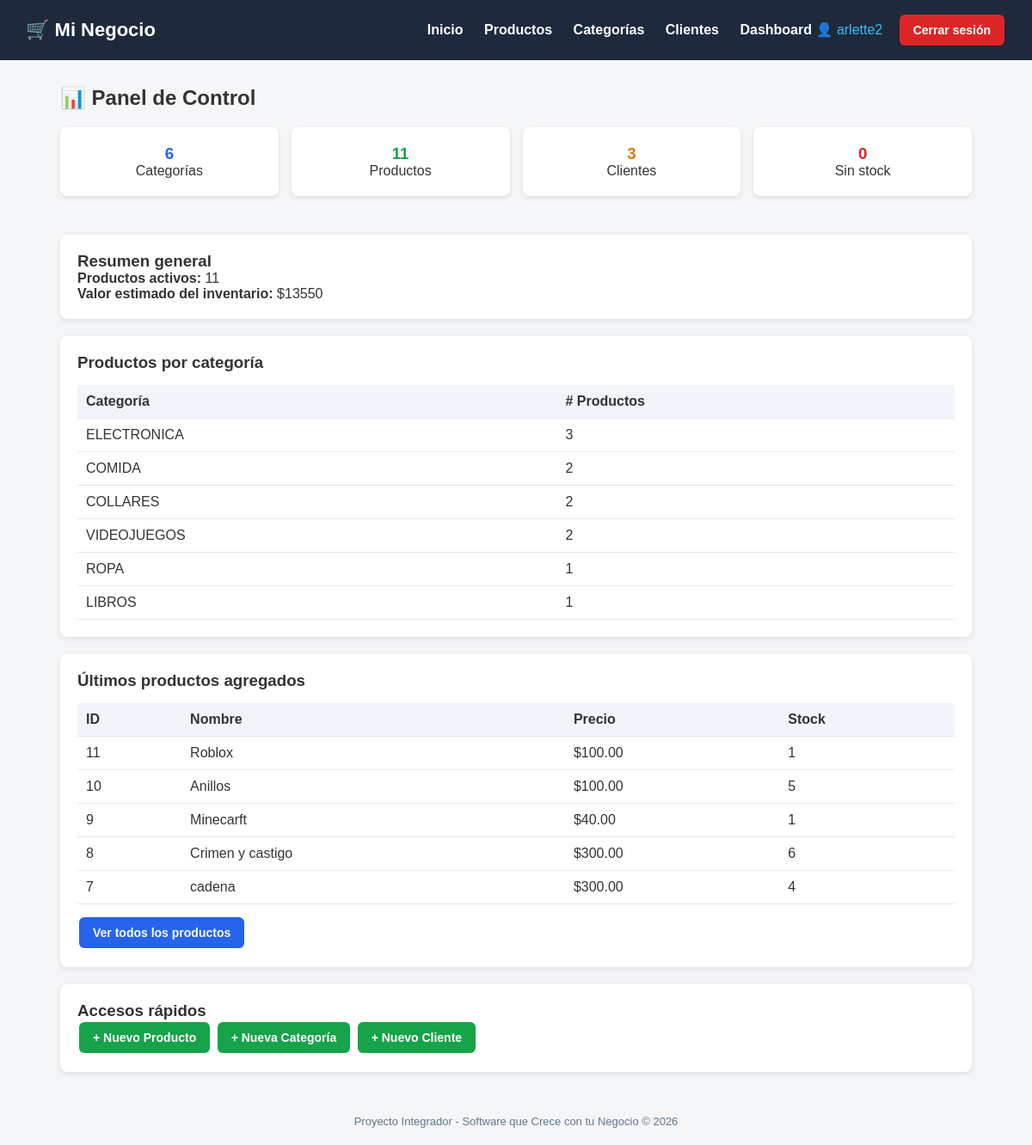
The page /dashboard/ (signed in) on the database its author committed.
### tienda/models.py (models this page shows, shortened)
class Categoria(models.Model):
    nombre = models.CharField(max_length=100)
    descripcion = models.TextField(blank=True, null=True)
    class Meta:
        verbose_name = "Categoria"
        verbose_name_plural = "Categorías"

class Producto(models.Model):
    nombre = models.CharField(max_length=200)
    descripcion = models.TextField(blank=True, null=True)
    precio = models.DecimalField(max_digits=10, decimal_places=2)
    stock = models.IntegerField(default=0)
    categoria = models.ForeignKey(Categoria, on_delete=models.CASCADE)
    fecha_creacion = models.DateTimeField(auto_now_add=True)
    activo = models.BooleanField(default=True)
    class Meta:
        verbose_name = "Producto"
        verbose_name_plural = "Productos"
        ordering = ['nombre']

### tienda/views.py (the view)
# urls.py: path('dashboard/', views.dashboard, name='dashboard'),
@login_required
def dashboard(request):
    total_categorias = Categoria.objects.count()
    total_productos = Producto.objects.count()
    total_clientes = Cliente.objects.count()
    productos_activos = Producto.objects.filter(activo=True).count()
    productos_sin_stock = Producto.objects.filter(stock=0).count()
    valor_inventario = Producto.objects.aggregate(
        total=Sum('precio')
    )['total'] or 0
    ultimos_productos = Producto.objects.order_by('-id')[:5]
    por_categoria = (
        Categoria.objects
        .annotate(num_productos=Count('producto'))
        .order_by('-num_productos')
    )
    context = {
        'total_categorias': total_categorias,
        'total_productos': total_productos,
        'total_clientes': total_clientes,
        'productos_activos': productos_activos,
        'productos_sin_stock': productos_sin_stock,
        'valor_inventario': valor_inventario,
        'ultimos_productos': ultimos_productos,
        'por_categoria': por_categoria,
    }
    return render(request, 'tienda/dashboard.html', context)

### tienda/templates/tienda/dashboard.html (shortened to what this page needs)
{% extends 'base.html' %}
{% block content %}
<h2 style="margin-bottom:20px;">📊 Panel de Control</h2>
<div style="display:grid; grid-template-columns: repeat(auto-fit, minmax(200px, 1fr)); gap:15px; margin-bottom:25px;">
<div class="card" style="text-align:center;">
<h3 style="color:#2563eb;">{{ total_categorias }}</h3>
<p>Categorías</p>
</div>
<div class="card" style="text-align:center;">
<h3 style="color:#16a34a;">{{ total_productos }}</h3>
<p>Productos</p>
</div>
<div class="card" style="text-align:center;">
<h3 style="color:#d97706;">{{ total_clientes }}</h3>
<p>Clientes</p>
</div>
<div class="card" style="text-align:center;">
<h3 style="color:#dc2626;">{{ productos_sin_stock }}</h3>
<p>Sin stock</p>
</div>
</div>
<div class="card">
<h3>Resumen general</h3>
<p><strong>Productos activos:</strong> {{ productos_activos }}</p>
<p><strong>Valor estimado del inventario:</strong> ${{ valor_inventario}}</p>
</div>
<div class="card">
<h3>Productos por categoría</h3>
<table>
<thead>
<tr><th>Categoría</th><th># Productos</th></tr>
</thead>
<tbody>
{% for cat in por_categoria %}
<tr>
<td>{{ cat.nombre }}</td>
<td>{{ cat.num_productos }}</td>
</tr>
{% empty %}
<tr><td colspan="2">No hay categorías registradas.</td></tr>
{% endfor %}
</tbody>
</table>
</div>
<div class="card">
<h3>Últimos productos agregados</h3>
<table>
<thead>
<tr><th>ID</th><th>Nombre</th><th>Precio</th><th>Stock</th></tr>
</thead>
<tbody>
{% for p in ultimos_productos %}
<tr>
<td>{{ p.id }}</td>
<td>{{ p.nombre }}</td>
<td>${{ p.precio }}</td>
<td>{{ p.stock }}</td>
</tr>
{% empty %}
<tr><td colspan="4">No hay productos registrados.</td></tr>
{% endfor %}
</tbody>
</table>
<a href="{% url 'lista_productos' %}" class="btn btn-primary" style="margin-top:15px;">Ver todos los productos</a>
</div>
<div class="card">
<h3>Accesos rápidos</h3>
<a href="{% url 'crear_producto' %}" class="btn btn-success">+ Nuevo Producto</a>
<a href="{% url 'crear_categoria' %}" class="btn btn-success">+ Nueva Categoría</a>
<a href="{% url 'crear_cliente' %}" class="btn btn-success">+ Nuevo Cliente</a>
</div>
{% endblock %}

### tienda/templates/base.html (shortened to what this page needs)
<!DOCTYPE html>
<html lang="es">
<head>
</head>
<body>
    <header>
        <h1>🛒 Mi Negocio</h1>
        <nav>
            <a href="{% url 'inicio' %}">Inicio</a>
            <a href="{% url 'lista_productos' %}">Productos</a>
            <a href="{% url 'lista_categorias' %}">Categorías</a>
            <a href="{% url 'lista_clientes' %}">Clientes</a>
            {% if user.is_authenticated %}
              <a href="{% url 'dashboard' %}">Dashboard</a>
              <span style="color:#38bdf8;">👤 {{ user.username }}</span>
              <form action="{% url 'logout' %}" method="post" style="display:inline;">
<button type="submit" class="btn btn-danger" style="margin-left:15px;">Cerrar sesión</button>
</form>
{% else %}
<a href="{% url 'login' %}">Iniciar sesión</a>
{% endif %}
        </nav>
    </header>
    <div class="container">
        {% block content %}{% endblock %}
    </div>
    <footer>
        Proyecto Integrador - Software que Crece con tu Negocio &copy; {% now "Y" %}
    </footer>
</body>
</html>

### tienda/templates/base.html (style rules this page uses)
* { margin: 0; padding: 0; box-sizing: border-box; }
body { font-family: Arial, sans-serif; background: #f4f6f8; color: #333; }
header { background: #1e293b; color: #fff; padding: 15px 30px; display: flex; justify-content: space-between; align-items: center; }
header h1 { font-size: 22px; }
header nav a { color: #fff; text-decoration: none; margin-left: 20px; font-weight: bold; }
.container { max-width: 1100px; margin: 30px auto; padding: 0 20px; }
.card { background: #fff; border-radius: 8px; padding: 20px; box-shadow: 0 2px 6px rgba(0,0,0,0.1); margin-bottom: 20px; }
.btn { display: inline-block; padding: 10px 16px; border-radius: 6px; text-decoration: none; color: #fff; font-weight: bold; border: none; cursor: pointer; font-size: 14px; margin: 2px; }
.btn-primary { background: #2563eb; }
.btn-success { background: #16a34a; }
.btn-danger { background: #dc2626; }
table { width: 100%; border-collapse: collapse; margin-top: 15px; }
th, td { padding: 10px; text-align: left; border-bottom: 1px solid #e2e8f0; }
th { background: #f1f5f9; }
footer { text-align: center; padding: 20px; color: #64748b; font-size: 13px; }

### rows shown on the page
Categoria: nombre "ELECTRONICA", num_productos "3"
Categoria: nombre "COMIDA", num_productos "2"
Categoria: nombre "COLLARES", num_productos "2"
Categoria: nombre "VIDEOJUEGOS", num_productos "2"
Categoria: nombre "ROPA", num_productos "1"
Categoria: nombre "LIBROS", num_productos "1"
Producto: id "11", nombre "Roblox", precio "100.00", stock "1"
Producto: id "10", nombre "Anillos", precio "100.00", stock "5"
Producto: id "9", nombre "Minecarft", precio "40.00", stock "1"
Producto: id "8", nombre "Crimen y castigo", precio "300.00", stock "6"
Producto: id "7", nombre "cadena", precio "300.00", stock "4"

### other values the page prints
{{ user.username }} "arlette2"
{{ total_categorias }} "6"
{{ total_productos }} "11"
{{ total_clientes }} "3"
{{ productos_sin_stock }} "0"
{{ productos_activos }} "11"
{{ valor_inventario }} "13550"
